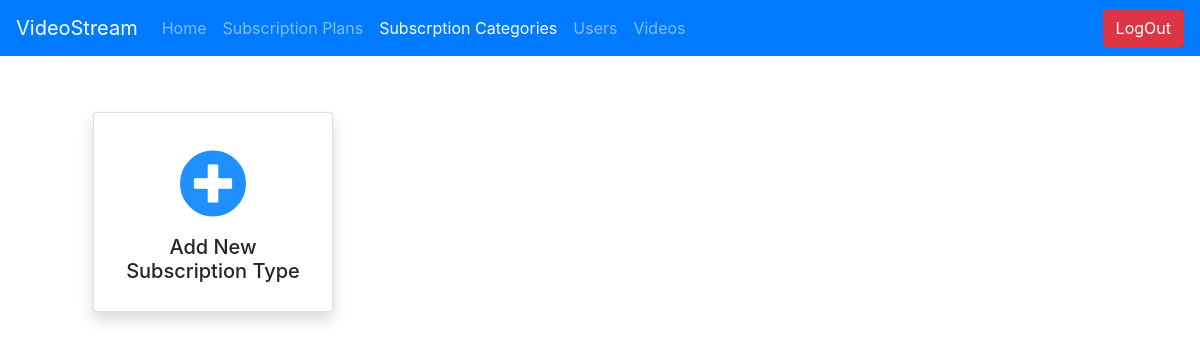
The app's page /video_stream_admin/subscription_type_list/ (signed in), older data.
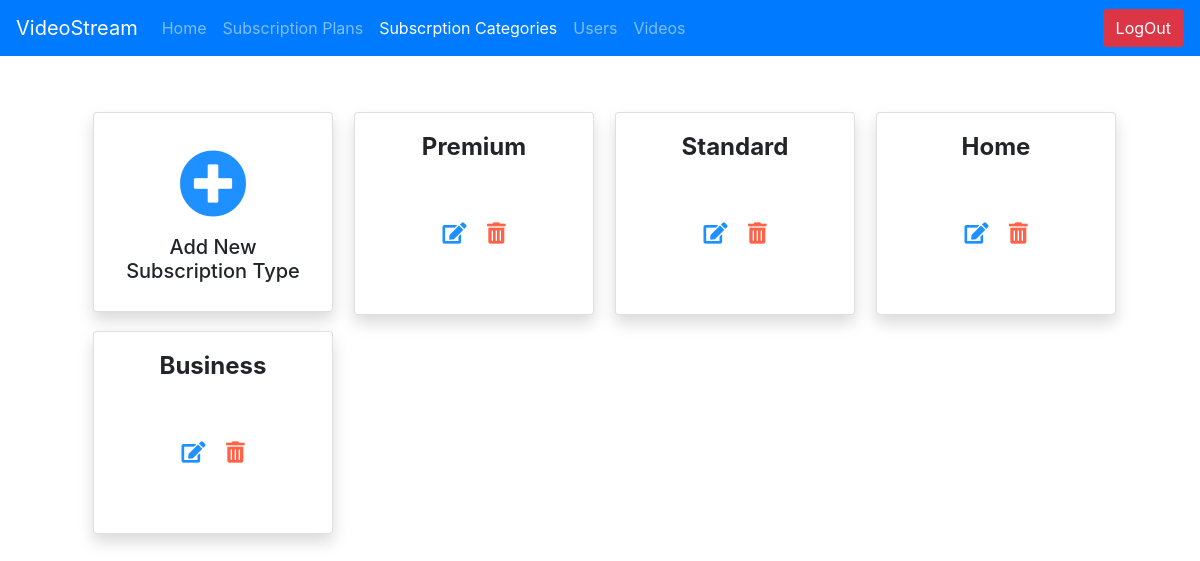
The same page, newer data.
### video_stream_app/models.py (models this page shows, shortened)
class SubscriptionType(models.Model):
    id = models.AutoField(primary_key=True)
    type_name = models.CharField(
        max_length=50, blank=False, null=False, unique=True)

### video_stream_app/views.py (the view)
# urls.py: path('video_stream_admin/subscription_type_list/', views.subscription_type_list,
@login_required(login_url='/video_stream_admin/')
def subscription_type_list(request):
    return render(request, 'video_stream_app/subscription_type.html',
                  {
                      'subscription_type_lst': models.SubscriptionType.objects.all(),
                      'title': 'Available Plans',
                      'is_logged_in': request.user.is_authenticated,
                      'subscription_types': 'active',
                      'admin': True
                  })

### video_stream_app/templates/video_stream_app/subscription_type.html (shortened to what this page needs)
{% extends 'video_stream_app/base.html' %}
{% load static %}
{% block content %}
    <div class="container">
        <div class="m-5 text-center">
            <div class="row">
                <div class="col-md-3 my-2">
                    <div class="card shadow" style="width: 15rem;">
                        <div class="card-body">
                            <a href="/video_stream_admin/subscription_type/add/">
                                <span style="font-size: 68px; color: Dodgerblue;">
                                    <i class="fas fa-plus-circle"></i>
                                </span>
                            </a>
                            <h5> Add New Subscription Type</h5>
                        </div>
                    </div>
                </div>
                {% for subscription_type in subscription_type_lst %}
                    <div class="col-md-3 my-2">
                        <div class="card shadow" style="width: 15rem;">
                            <div class="card-body">
                                <h4 class="card-title"> <strong>{{ subscription_type.type_name}}</strong></h4>
                                <div class="py-5">
                                    <a href="/video_stream_admin/subscription_type/edit__{{ subscription_type.pk }}/">
                                        <span style="color: Dodgerblue;" class="pr-2">
                                            <i class="fas fa-edit fa-lg"></i>
                                        </span>
                                    </a>
                                    <a href="/video_stream_admin/subscription_type/delete__{{ subscription_type.pk }}/">
                                        <span style="color: tomato;" class="pl-2">
                                            <i class="fas fa-trash-alt fa-lg"></i>
                                        </span>
                                    </a>
                                </div>
                            </div>
                        </div>
                    </div>
                {% endfor %}
            </div>
        </div>
    </div>
{% endblock %}

Row changes from the older to the newer data that the page shows:
added SubscriptionType: type_name "Premium"
added SubscriptionType: type_name "Standard"
added SubscriptionType: type_name "Home"
added SubscriptionType: type_name "Business"
